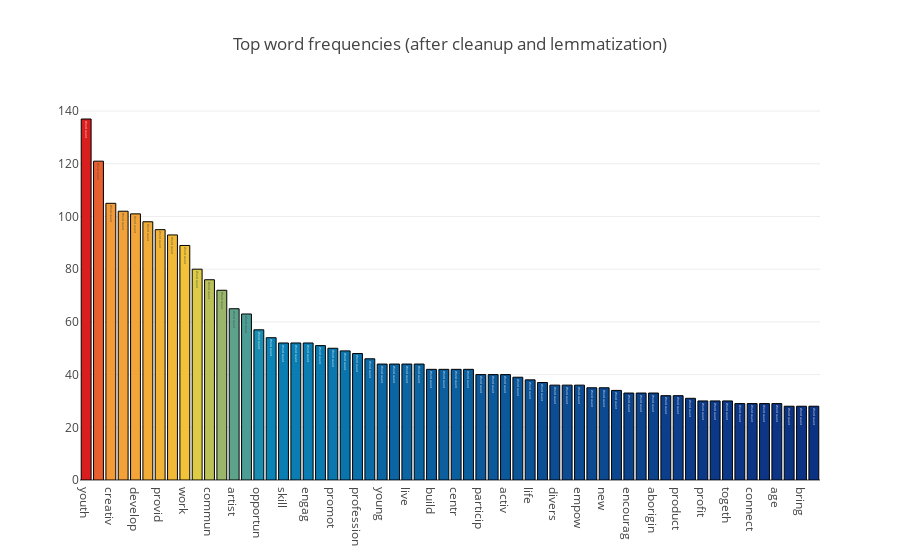

Notebook code for this chart:
### Code cell
view_data = PlotWordCount(word_count)

view_data.freq_plot(top_n=60) # top_n number of top words to show

### Figure 1 — Plotly figure (JSON) as saved in the notebook; plotly's stock layout.template omitted (floating-point values rounded to 4 significant figures)
{"data": [{"marker": {"color": [137, 121, 105, 102, 101, 98, 95, 93, 89, 80, 76, 72, 65, 63, 57, 54, 52, 52, 52, 51, 50, 49, 48, 46, 44, 44, 44, 44, 42, 42, 42, 42, 40, 40, 40, 39, 38, 37, 36, 36, 36, 35, 35, 34, 33, 33, 33, 32, 32, 31, 30, 30, 30, 29, 29, 29, 29, 28, 28, 28], "colorscale": "Portland", "line": {"color": "rgb(0,0,0)", "width": 1}}, "text": "Word count", "type": "bar", "uid": "6b78731a-755e-4caf-a5ec-4a359c58df03", "x": ["youth", "cultur", "creativ", "program", "develop", "peopl", "provid", "creat", "work", "support", "commun", "educ", "artist", "social", "opportun", "mission", "skill", "express", "engag", "space", "promot", "theatr", "profession", "perform", "young", "share", "live", "indigen", "build", "public", "centr", "mandat", "particip", "experi", "activ", "access", "life", "canada", "divers", "project", "empow", "self", "new", "non", "encourag", "children", "aborigin", "nation", "product", "music", "profit", "base", "togeth", "present", "connect", "workshop", "age", "health", "bring", "voic"], "y": [137, 121, 105, 102, 101, 98, 95, 93, 89, 80, 76, 72, 65, 63, 57, 54, 52, 52, 52, 51, 50, 49, 48, 46, 44, 44, 44, 44, 42, 42, 42, 42, 40, 40, 40, 39, 38, 37, 36, 36, 36, 35, 35, 34, 33, 33, 33, 32, 32, 31, 30, 30, 30, 29, 29, 29, 29, 28, 28, 28]}], "layout": {"title": "Top word frequencies (after cleanup and lemmatization)"}}
